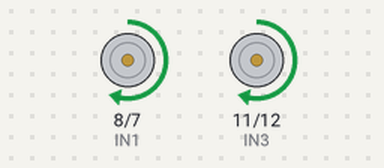
The sketch below on a simulated Arduino Uno, built with avr-gcc and run on an emulated ATmega328P. Parts: motor-driver pin pairs drawn as motors (green arrow = first pin HIGH = forward, orange = second pin HIGH = backward, longer = more drive, scaled by the enable pin).

Above: at 0.5 s.
At 2.5 s:
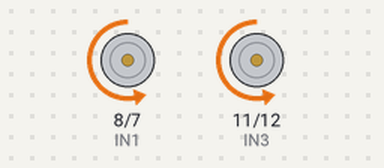
At 4.5 s:
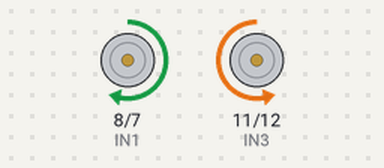
At 9.5 s:
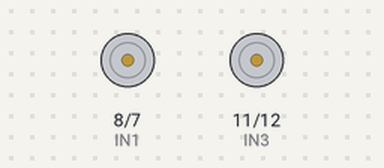
Timing chart, 0 to 10.4 s (numbered marks = the images above):
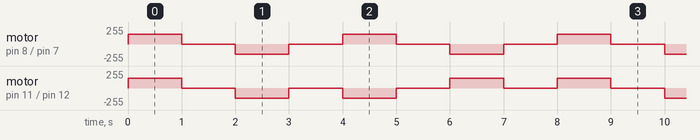

Measured:
- by itself, motor on pin 8 (IN1) / pin 7 (IN2): repeats every 4.0 s: stopped 1.0 s, backward 150/255 1.0 s, stopped 1.0 s, forward 150/255 1.0 s
- by itself, motor on pin 11 (IN3) / pin 12 (IN4): repeats every 8.0 s: 2 × (stopped 1.0 s, backward 150/255 1.0 s), 2 × (stopped 1.0 s, forward 150/255 1.0 s)

The sketch:

SIMPLE_BO_CAR.ino
```cpp
int ENA = 9;
int IN1 = 8;
int IN2 = 7;
int ENB = 10;
int IN3 = 11;
int IN4 = 12;


void setup() {
  pinMode(ENA, OUTPUT);
  pinMode(IN1, OUTPUT);
  pinMode(IN2, OUTPUT);
  pinMode(ENB, OUTPUT);
  pinMode(IN3, OUTPUT);
  pinMode(IN4, OUTPUT);


}

void loop() {
  digitalWrite(IN1, HIGH);//FORWORD
  digitalWrite(IN2, LOW);
  digitalWrite(IN3, HIGH);
  digitalWrite(IN4, LOW);
  analogWrite(ENA, 150);//0-255 CONTROLS SPEED
  analogWrite(ENB, 150);//0-255 CONTROLS SPEED
  delay(1000);
  digitalWrite(IN1, LOW);
  digitalWrite(IN2, LOW);
  digitalWrite(IN3, LOW);
  digitalWrite(IN4, LOW);
  analogWrite(ENA, 150);//0-255 CONTROLS SPEED
  analogWrite(ENB, 150);//0-255 CONTROLS SPEED
  delay(1000);
  digitalWrite(IN1, LOW);//BACKWARDS
  digitalWrite(IN2, HIGH);
  digitalWrite(IN3, LOW);
  digitalWrite(IN4, HIGH);
  analogWrite(ENA, 150);//0-255 CONTROLS SPEED
  analogWrite(ENB, 150);//0-255 CONTROLS SPEED
  delay(1000);
  digitalWrite(IN1, LOW);
  digitalWrite(IN2, LOW);
  digitalWrite(IN3, LOW);
  digitalWrite(IN4, LOW);
  analogWrite(ENA, 150);//0-255 CONTROLS SPEED
  analogWrite(ENB, 150);//0-255 CONTROLS SPEED
  delay(1000);
  digitalWrite(IN1, HIGH);// RIGHT DIRACTION
  digitalWrite(IN2, LOW);
  digitalWrite(IN3, LOW);
  digitalWrite(IN4, HIGH);
  analogWrite(ENA, 150);//0-255 CONTROLS SPEED
  analogWrite(ENB, 150);//0-255 CONTROLS SPEED
  delay(1000);
  digitalWrite(IN1, LOW);
  digitalWrite(IN2, LOW);
  digitalWrite(IN3, LOW);
  digitalWrite(IN4, LOW);
  analogWrite(ENA, 150);//0-255 CONTROLS SPEED
  analogWrite(ENB, 150);//0-255 CONTROLS SPEED
  delay(1000);
  digitalWrite(IN1, LOW);//LEFT DIRECTION
  digitalWrite(IN2, HIGH);
  digitalWrite(IN3, HIGH);
  digitalWrite(IN4, LOW);
  analogWrite(ENA, 150);//0-255 CONTROLS SPEED
  analogWrite(ENB, 150);//0-255 CONTROLS SPEED
  delay(1000);
  digitalWrite(IN1, LOW);
  digitalWrite(IN2, LOW);
  digitalWrite(IN3, LOW);
  digitalWrite(IN4, LOW);
  analogWrite(ENA, 150);//0-255 CONTROLS SPEED
  analogWrite(ENB, 150);//0-255 CONTROLS SPEED
  delay(1000);


}
```
